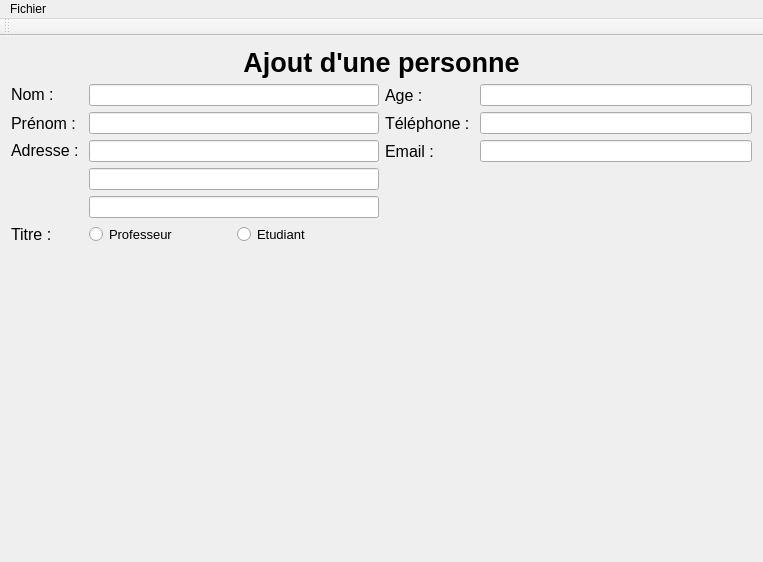
<?xml version="1.0" encoding="UTF-8"?>
<ui version="4.0">
 <class>polymorphismeClass</class>
 <widget class="QMainWindow" name="polymorphismeClass">
  <property name="geometry">
   <rect>
    <x>0</x>
    <y>0</y>
    <width>763</width>
    <height>558</height>
   </rect>
  </property>
  <property name="windowTitle">
   <string>STS La Providence</string>
  </property>
  <widget class="QWidget" name="centralWidget">
   <layout class="QVBoxLayout" name="verticalLayout_2">
    <item>
     <layout class="QVBoxLayout" name="mainVerticalLayout">
      <item>
       <layout class="QHBoxLayout" name="TitleLayout">
        <item>
         <widget class="QLabel" name="TitleLabel">
          <property name="font">
           <font>
            <pointsize>20</pointsize>
            <weight>75</weight>
            <bold>true</bold>
           </font>
          </property>
          <property name="text">
           <string>Ajout d'une personne</string>
          </property>
          <property name="alignment">
           <set>Qt::AlignCenter</set>
          </property>
         </widget>
        </item>
       </layout>
      </item>
      <item>
       <layout class="QHBoxLayout" name="FormContainerLayout">
        <item>
         <layout class="QFormLayout" name="FormLayoutLeft">
          <item row="0" column="0">
           <widget class="QLabel" name="NameLabel">
            <property name="font">
             <font>
              <pointsize>12</pointsize>
             </font>
            </property>
            <property name="text">
             <string>Nom :</string>
            </property>
            <property name="textFormat">
             <enum>Qt::RichText</enum>
            </property>
           </widget>
          </item>
          <item row="0" column="1">
           <widget class="QLineEdit" name="NameEdit"/>
          </item>
          <item row="1" column="0">
           <widget class="QLabel" name="FirstNameLabel">
            <property name="font">
             <font>
              <pointsize>12</pointsize>
             </font>
            </property>
            <property name="text">
             <string>Prénom : </string>
            </property>
           </widget>
          </item>
          <item row="1" column="1">
           <widget class="QLineEdit" name="FistNameEdit"/>
          </item>
          <item row="2" column="0">
           <widget class="QLabel" name="AdressLabel">
            <property name="font">
             <font>
              <pointsize>12</pointsize>
             </font>
            </property>
            <property name="text">
             <string>Adresse : </string>
            </property>
            <property name="textFormat">
             <enum>Qt::RichText</enum>
            </property>
           </widget>
          </item>
          <item row="2" column="1">
           <widget class="QLineEdit" name="Adress1Edit"/>
          </item>
          <item row="3" column="1">
           <widget class="QLineEdit" name="Adress2Edit"/>
          </item>
          <item row="4" column="1">
           <widget class="QLineEdit" name="Adress3Edit"/>
          </item>
          <item row="5" column="0">
           <widget class="QLabel" name="TitreLabel">
            <property name="font">
             <font>
              <pointsize>12</pointsize>
             </font>
            </property>
            <property name="text">
             <string>Titre : </string>
            </property>
           </widget>
          </item>
          <item row="5" column="1">
           <layout class="QHBoxLayout" name="horizontalLayout_4">
            <item>
             <widget class="QRadioButton" name="ProfRadioBtn">
              <property name="font">
               <font>
                <pointsize>10</pointsize>
               </font>
              </property>
              <property name="text">
               <string>Professeur</string>
              </property>
             </widget>
            </item>
            <item>
             <widget class="QRadioButton" name="EtudiantRadioBtn">
              <property name="font">
               <font>
                <pointsize>10</pointsize>
               </font>
              </property>
              <property name="text">
               <string>Etudiant</string>
              </property>
             </widget>
            </item>
           </layout>
          </item>
         </layout>
        </item>
        <item>
         <layout class="QFormLayout" name="FormLayoutRight">
          <item row="0" column="0">
           <widget class="QLabel" name="AgeLabel">
            <property name="font">
             <font>
              <pointsize>12</pointsize>
             </font>
            </property>
            <property name="text">
             <string>Age : </string>
            </property>
           </widget>
          </item>
          <item row="0" column="1">
           <widget class="QLineEdit" name="AgeEdit">
            <property name="layoutDirection">
             <enum>Qt::LeftToRight</enum>
            </property>
            <property name="alignment">
             <set>Qt::AlignJustify|Qt::AlignTop</set>
            </property>
           </widget>
          </item>
          <item row="1" column="0">
           <widget class="QLabel" name="PhoneLabel">
            <property name="font">
             <font>
              <pointsize>12</pointsize>
             </font>
            </property>
            <property name="text">
             <string>Téléphone : </string>
            </property>
           </widget>
          </item>
          <item row="1" column="1">
           <widget class="QLineEdit" name="PhoneEdit"/>
          </item>
          <item row="2" column="0">
           <widget class="QLabel" name="EmailLabel">
            <property name="font">
             <font>
              <pointsize>12</pointsize>
             </font>
            </property>
            <property name="text">
             <string>Email : </string>
            </property>
           </widget>
          </item>
          <item row="2" column="1">
           <widget class="QLineEdit" name="EmailEdit"/>
          </item>
         </layout>
        </item>
       </layout>
      </item>
     </layout>
    </item>
    <item>
     <widget class="QWidget" name="widget" native="true">
      <property name="minimumSize">
       <size>
        <width>0</width>
        <height>300</height>
       </size>
      </property>
     </widget>
    </item>
   </layout>
  </widget>
  <widget class="QMenuBar" name="menuBar">
   <property name="geometry">
    <rect>
     <x>0</x>
     <y>0</y>
     <width>763</width>
     <height>21</height>
    </rect>
   </property>
   <widget class="QMenu" name="menuFichier">
    <property name="title">
     <string>Fichier</string>
    </property>
    <addaction name="actionAjouter"/>
    <addaction name="actionAffichage"/>
    <addaction name="actionQuitter"/>
   </widget>
   <addaction name="menuFichier"/>
  </widget>
  <widget class="QToolBar" name="mainToolBar">
   <attribute name="toolBarArea">
    <enum>TopToolBarArea</enum>
   </attribute>
   <attribute name="toolBarBreak">
    <bool>false</bool>
   </attribute>
  </widget>
  <action name="actionAjouter">
   <property name="text">
    <string>Ajouter</string>
   </property>
  </action>
  <action name="actionAffichage">
   <property name="text">
    <string>Affichage</string>
   </property>
  </action>
  <action name="actionQuitter">
   <property name="text">
    <string>Quitter</string>
   </property>
  </action>
 </widget>
 <layoutdefault spacing="6" margin="11"/>
 <resources>
  <include location="polymorphisme.qrc"/>
 </resources>
 <connections/>
</ui>
